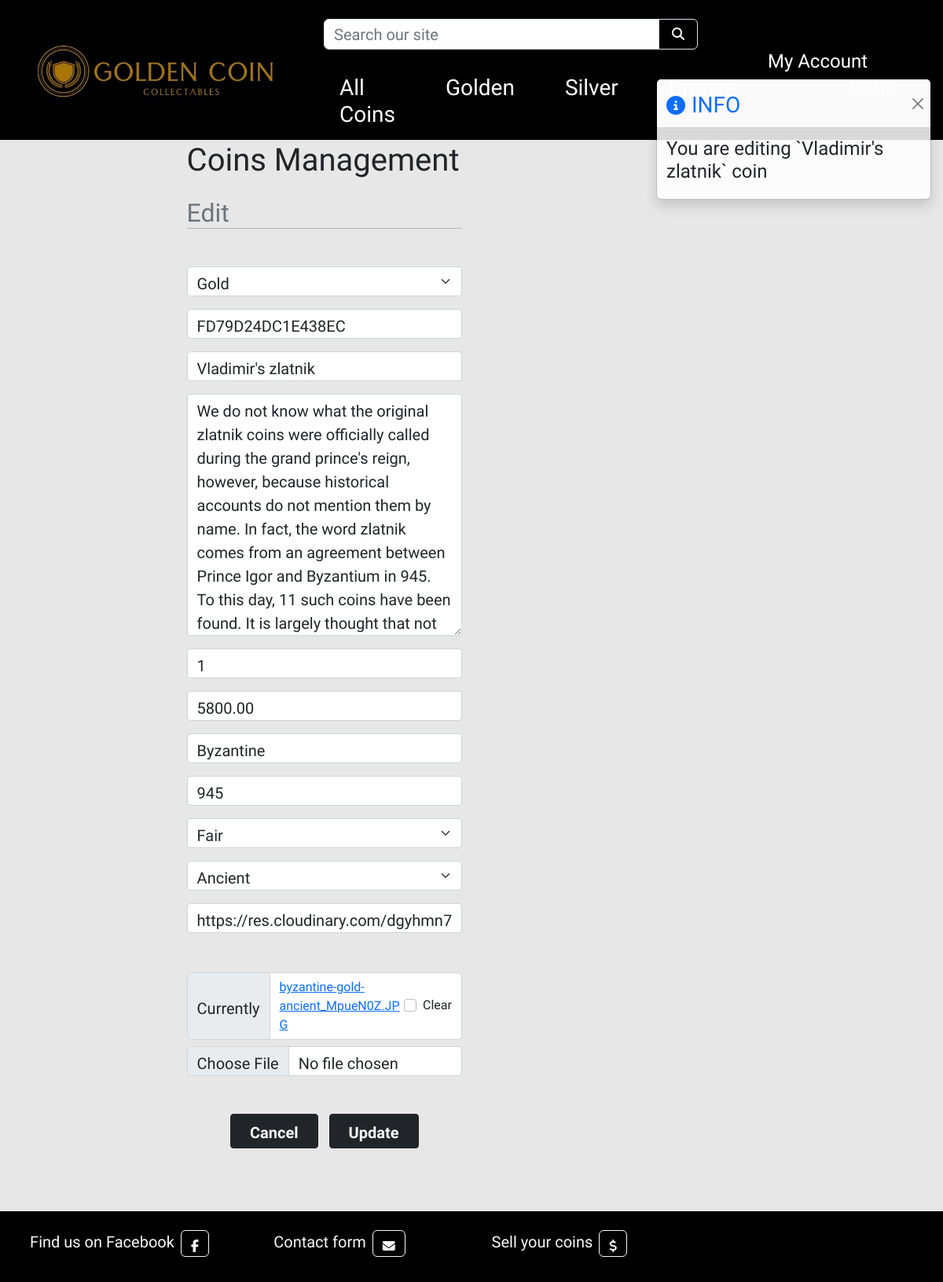
Before: /coins/edit/1/ (signed in) with the older database file.
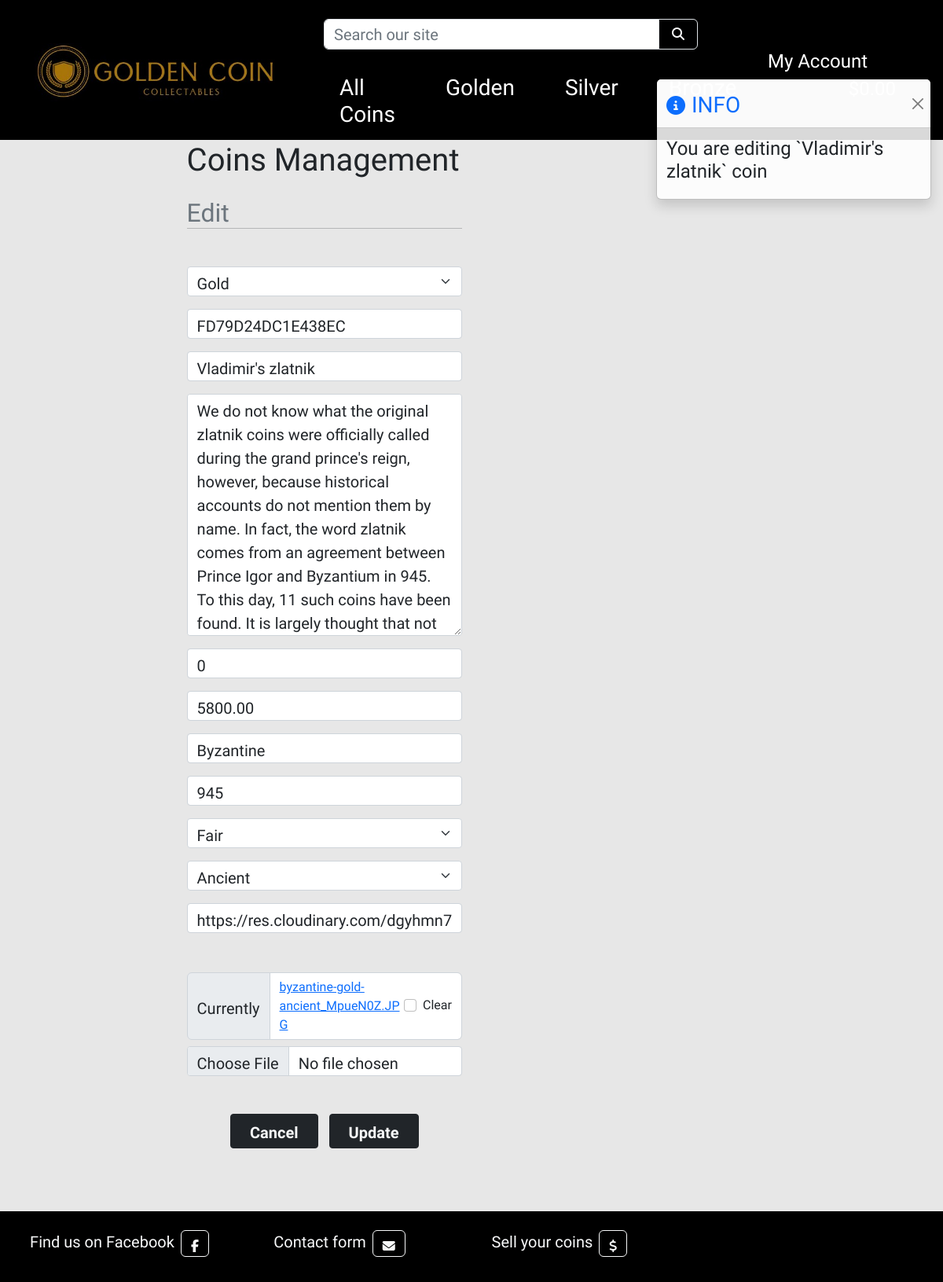
After: the same page with the newer database file.
### coins/models.py (models this page shows, shortened)
class Coins(models.Model):
    metal = models.ForeignKey('Metal', null=True, blank=True, on_delete=models.SET_NULL)
    sku = models.CharField(max_length=254, null=True, blank=True)
    name = models.CharField(max_length=254)
    description = models.TextField()
    quantity = models.PositiveIntegerField()
    price = models.DecimalField(max_digits=6, decimal_places=2)
    origin = models.CharField(max_length=254)
    year = models.CharField(max_length=20)
    condition = models.CharField(max_length=20, choices=CONDITION_CHOICES, default=None)
    era = models.CharField(max_length=20, choices=ERA_CHOICES, default=None)
    image_url = models.URLField(max_length=1024, null=True, blank=True)
    image = models.ImageField(null=True, blank=True)
    class Meta:
        verbose_name_plural = 'Coins'

### coins/views.py (the view)
# urls.py: path('edit/<int:coins_id>/', views.edit_coins, name='edit_coins'),
@login_required
def edit_coins(request, coins_id):
    if not request.user.is_superuser:
        messages.error(request, 'Sorry, only store owners can do that.')
        return redirect(reverse('home'))
    coins = get_object_or_404(Coins, pk=coins_id)
    if request.method == 'POST':
        form = CoinsForm(request.POST, request.FILES, instance=coins)
        if form.is_valid():
            form.save()
            messages.info(request, 'Coins successfully updated!')
            return redirect(reverse('coins_detail', args=[coins.id]))
        else:
            messages.error(request, 'Failed to update. Please ensure the form is valid.')
    else:
        form = CoinsForm(instance=coins)
        messages.info(request, f'You are editing `{coins.name}` coin')
    template = 'coins/edit_coins.html'
    context = {
        'form': form,
        'coins': coins,
    }
    return render(request, template, context)

### cart/contexts.py (called while the page is built, shortened)
def cart_contents(request):
    cart_items = []
    total = 0
    coins_count = 0
    cart = request.session.get('cart', {})
    grand_total = total
    context = {
        'cart_items': cart_items,
        'total': total,
        'coins_count': coins_count,
        'grand_total': grand_total,
    }
    return context

### coins/models.py (called while the page is built)
    def get_friendly_name(self):
        return self.friendly_name

### coins/templates/coins/edit_coins.html (shortened to what this page needs)
{% extends "base.html" %}
{% load static %}
{% block content %}
    <div class="overlay"></div>
    <div class="container offset">
        <div class="row">
            <div class="col-12 col-md-6">
                <h2 class="logo-font mb-4 h1">Coins Management</h2>
                <h5 class="text-muted h2 mb-0">Edit</h5>
                <hr class="mt-0 mb-5">
            </div>
        </div>
        <div class="row">
            <div class="col-12 col-md-6 h4">
                <form method="POST" action="{% url 'edit_coins' coins.id %}" class="form mb-2" enctype="multipart/form-data">
                    {% for field in form %}
                        {{ field|as_crispy_field }}
                    {% endfor %}
                    <div class="h4 mt-5 text-center">
                        <a class="add-btn py-2 px-4 mb-3 fw-bold btn btn-primary btn-lg bg-dark text-light rounded-1 border border-dark me-2 text-decoration-none add-to-cart" href="{% url 'coins' %}">Cancel</a>
                        <button class="add-btn py-2 px-4 fw-bold btn btn-primary btn-lg mb-3 bg-dark text-light rounded-1 border border-dark add-to-cart" type="submit">Update</button>
                    </div>
                </form>
            </div>
        </div>
    </div>
{% endblock %}

Changed rows visible on the page:
changed Coins "Gold": quantity "1" → "0"
